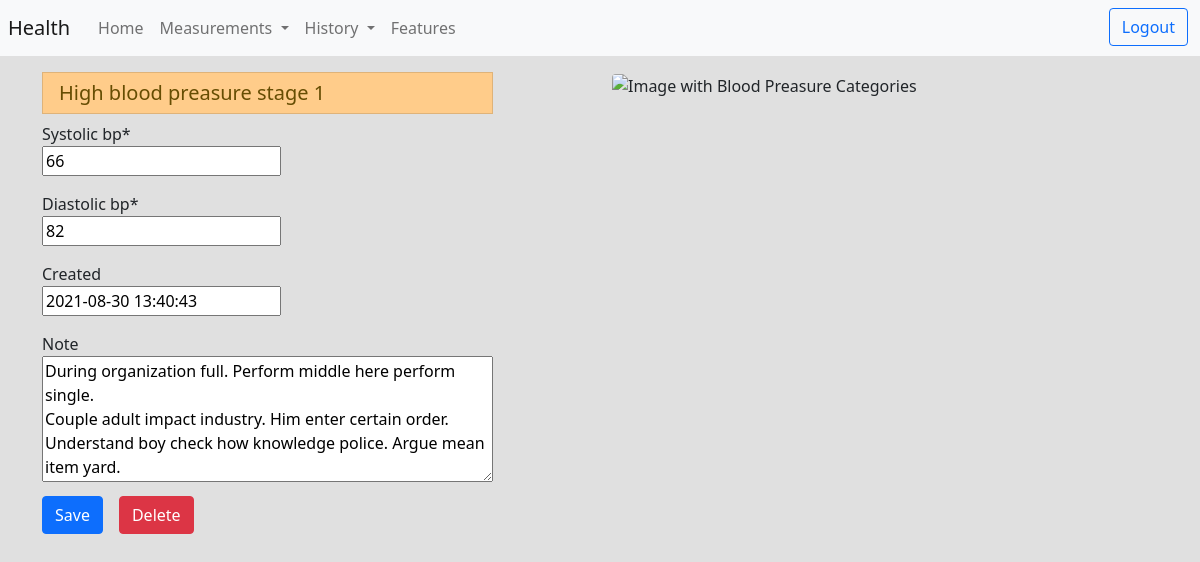
The page /history/blood_preasure/details/108 (signed in) on the database its author committed.
### measurements/models.py (models this page shows, shortened)
class BloodPreasure(Timestamp):
  user = models.ForeignKey("auth.User", on_delete=models.CASCADE, related_name="blood_preasure")
  systolic_bp = models.IntegerField(blank=False, null=False)
  diastolic_bp = models.IntegerField(blank=False, null=False)
  category = models.PositiveSmallIntegerField(default=BPCategory.NORMAL)
  note = models.TextField(max_length=500, blank=True, null=True)

### history/views.py (the view)
# urls.py: path('blood_preasure/details/<int:measurement_id>', BloodPreasureDetail, name='blood_preasure_details'),
def BloodPreasureDetail(request, measurement_id):
  measurement = get_object_or_404(BloodPreasure, id=measurement_id)
  if request.user == measurement.user:
    if request.method == 'POST':
      if request.POST.get('delete') == 'Delete':
        measurement.delete()
        return HttpResponseRedirect(reverse('history:blood_preasure'))
      else:
        form = BloodPreasureFormEdit(request.POST, instance=measurement)
        if form.is_valid():
          instance = form.save(commit=False)
          instance.user = request.user
          instance.save()
          return render(request, 'history/details.html',
                        {'form': form,
                         'm_category': measurement.category,
                         'category': BPCategory,
                         'info': 'Saved'})
    else:
      form = BloodPreasureFormEdit(instance=measurement)
      return render(request, 'history/details.html',
                    {'form': form,
                    'm_category': measurement.category,
                    'category': BPCategory})
  else:
    return HttpResponseRedirect(reverse_lazy('login'))

### measurements/forms.py
class BloodPreasureFormEdit(BloodPreasureForm):
  def __init__(self, *args, **kwargs):
    super().__init__(*args, **kwargs)
    self.helper.layout = Layout(
        Field(
          'systolic_bp', css_class='mb-3'
        ),
        Field(
          'diastolic_bp', css_class='mb-3'
        ),
        Field(
          'created', placeholder=timezone.now(), css_class='mb-3'
        ),
        Field(
          'note', rows=5, placeholder=' Some info for yourself in the future...', css_class='w-100'
        ),
        ButtonHolder(
          Submit('submit', 'Save', css_class='btn btn-succes'),
          Submit('delete', 'Delete', css_class='btn btn-danger mx-3'),
          HTML('''{% if info %}<p class="align-self-center mb-0 jump-into">{{ info }}</p>{% endif %}'''),
          css_class='d-flex mt-2 mb-5'
        )
      )

### history/templates/history/details.html (shortened to what this page needs)
{% extends "base.html" %}
{% load crispy_forms_tags %}
{% block body %}
  <div class="container">
    <div class="row">
      <div class="col-sm-12 col-lg-5">
        {% if m_category == category.CRISIS %}
          <h5 class="list-group-item list-group-item-height-danger">Hypertensive crisis</h5>
        {% elif m_category == category.STAGE_2 %}
          <h5 class="list-group-item list-group-item-danger">High blood preasure stage 2</h5>
        {% elif m_category == category.STAGE_1 %}
          <h5 class="list-group-item list-group-item-height-warning">High blood preasure stage 1</h5>
        {% elif m_category == category.LOW %}
          <h5 class="list-group-item list-group-item-info">Low</h5>
        {% elif m_category == category.NORMAL %}
          <h5 class="list-group-item list-group-item-success">Normal</h5>
        {% else %}
          <h5 class="list-group-item list-group-item-warning">Elevated</h5>
        {% endif %}
        {% crispy form %}
      </div>
      <div class="col-sm-12 col-lg-6 offset-lg-1">
        <img class="w-100 rounded" src="https://www.heart.org/-/media/Health-Topics-Images/HBP/blood-pressure-readings-chart-English.jpg" alt="Image with Blood Preasure Categories">
      </div>
    </div>
  </div>
  {% endblock %}

### common/static/common/css/style.css (style rules this page uses)
body { background-color: rgb(224, 224, 224); }
.list-group-item-height-warning { background-color: #ffcc8a; color: #664d03; }

### rows shown on the page
BloodPreasure: systolic_bp "66", diastolic_bp "82", created "2021-08-30 13:40:43", note "During organization full. Perform middle here perform single. Couple adult impact industry. Him enter certain order. Understand boy check how knowledge police. Argue mean item yard."
